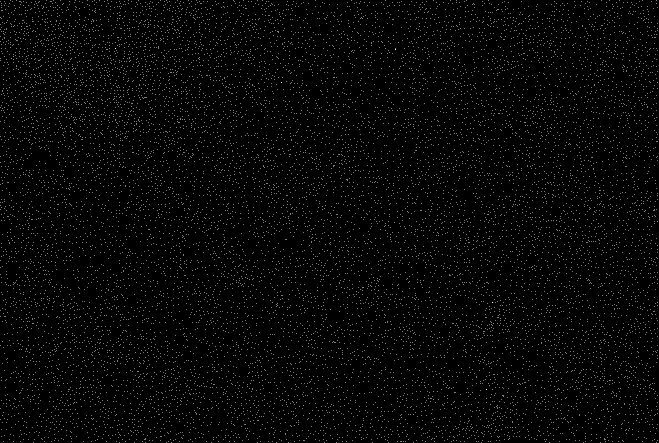
#> input picture trunks.png, 1317 x 886 px (shown at 1/2 size)
$ python main.py
#> lines starting #> are read from the running program, lines starting #| are printed output that depends on the picture
import copy
import random
from enum import Enum
from typing import *

import matplotlib.pyplot as plt
import numpy as np


class State(Enum):
    Init = 0
    Walk = 1
    Fire_detected = 2
    Tipped_over = 3
    Out_of_moves = 4


class Forest:
    def __init__(self):
        self.forest_data: np.ndarray = plt.imread("trunks.png")
#> self.forest_data: shape (886, 1317) float32; values 0 (black) and 1 (white), 1.1% white in thin lines or dots
        self.rows: int = len(self.forest_data)
#> self.rows = 886
        self.cols: int = len(self.forest_data[0])
#> self.cols = 1317

        for y in range(5, self.rows - 5):  # powalanie drzew, dla uproszczenie 8 kierunków
            for x in range(5, self.cols - 5):
                if self.forest_data[y][x] == 1:
                    if np.random.random() > 0.999:
                        direction = np.random.randint(0, 8)
                        if direction == 0:
                            self.forest_data[y - 1][x] = 0.5
                            self.forest_data[y - 2][x] = 0.5
                            self.forest_data[y - 3][x] = 0.5
                            self.forest_data[y - 4][x] = 0.5
                            self.forest_data[y - 5][x] = 0.5
                        elif direction == 1:
                            self.forest_data[y - 1][x + 1] = 0.5
                            self.forest_data[y - 2][x + 2] = 0.5
                            self.forest_data[y - 3][x + 3] = 0.5
                        elif direction == 2:
                            self.forest_data[y][x + 1] = 0.5
                            self.forest_data[y][x + 2] = 0.5
                            self.forest_data[y][x + 3] = 0.5
                            self.forest_data[y][x + 4] = 0.5
                            self.forest_data[y][x + 5] = 0.5
                        elif direction == 3:
                            self.forest_data[y + 1][x + 1] = 0.5
                            self.forest_data[y + 2][x + 2] = 0.5
                            self.forest_data[y + 3][x + 3] = 0.5
                        elif direction == 4:
                            self.forest_data[y + 1][x] = 0.5
                            self.forest_data[y + 2][x] = 0.5
                            self.forest_data[y + 3][x] = 0.5
                            self.forest_data[y + 4][x] = 0.5
                            self.forest_data[y + 5][x] = 0.5
                        elif direction == 5:
                            self.forest_data[y + 1][x - 1] = 0.5
                            self.forest_data[y + 2][x - 2] = 0.5
                            self.forest_data[y + 3][x - 3] = 0.5
                        elif direction == 6:
                            self.forest_data[y][x - 1] = 0.5
                            self.forest_data[y][x - 2] = 0.5
                            self.forest_data[y][x - 3] = 0.5
                            self.forest_data[y][x - 4] = 0.5
                            self.forest_data[y][x - 5] = 0.5
                        else:
                            self.forest_data[y - 1][x - 1] = 0.5
                            self.forest_data[y - 2][x - 2] = 0.5
                            self.forest_data[y - 3][x - 3] = 0.5
#> self.forest_data: shape (886, 1317) float32; min 0, max 1, mean 0.0113

        for y in range(self.rows):
            for x in range(self.cols):
                if self.forest_data[y][x] == 0.5:
                    self.forest_data[y][x] = 1

        self.raw_tree_data = copy.deepcopy(self.forest_data)

        for y in range(self.rows):
            for x in range(self.cols):
                if self.forest_data[y][x] != 1:
                    self.forest_data[y][x] = np.random.random() - 0.5  # rozklad gaussa, srodek 0.0, zróżnicowanie terenu
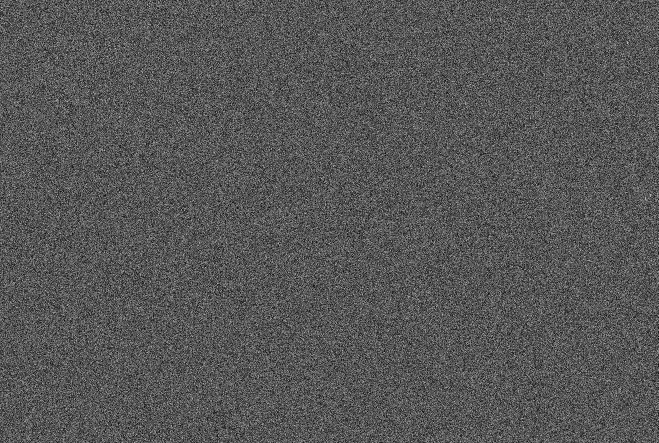
#> self.forest_data: shape (886, 1317) float32 (shown at 1/2 size); min -0.5, max 1, mean 0.0115; drawn with min black and max white

    def get_tree_map(self) -> np.ndarray:
        return self.raw_tree_data

    def get_terrain_map(self) -> np.ndarray:
        return self.forest_data


class Position:
    def __init__(self, y, x):
        self.y = y
        self.x = x

    def move_left(self):
        self.y += -1

    def move_right(self):
        self.y += 1

    def move_up(self):
        self.x += 1

    def move_down(self):
        self.x += -1

    def get_y(self):
        return self.y

    def get_x(self):
        return self.x

    def reposition(self, y, x):
        self.y = y
        self.x = x

    def get_pos(self):
        return self.y, self.x

    # [5 lines left out: function __cmp__, not called in this run]

    def __str__(self):
        return f"y={self.y},x={self.x}"


class Robot:

    # [71 lines left out: functions __init__, walk, check_for_fire, not called in this run]

    def reposition(self, y, x):
        self.position = Position(y, x)
        self.change_state(State.Walk)

    # [12 lines left out: function detect_tree, not called in this run]

    def change_state(self, state: State):
        self.current_state = state


class Simulation:
    def __init__(self, tree_map: Forest):
        self.img = plt.imread('forest.png')
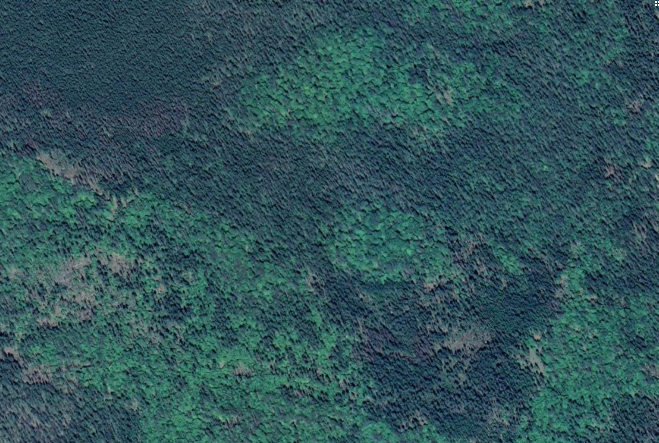
#> input picture forest.png, 1317 x 886 px (shown at 1/2 size)
#> self.img is the input picture: shape (886, 1317, 4) float32; mean R, G, B, A 0.194, 0.332, 0.353, 1
        self.tree_map: np.ndarray = tree_map.get_tree_map()
        self.terrain_map: np.ndarray = tree_map.get_terrain_map()

        self.img_y, self.img_x = len(self.img[0]), len(self.img)
#> self.img_y = 1317; self.img_x = 886
        self.visited = [[0 for y in range(self.img_y)] for x in range(self.img_x)]
#> (the run stopped early here; a loop or call above may not have finished)
